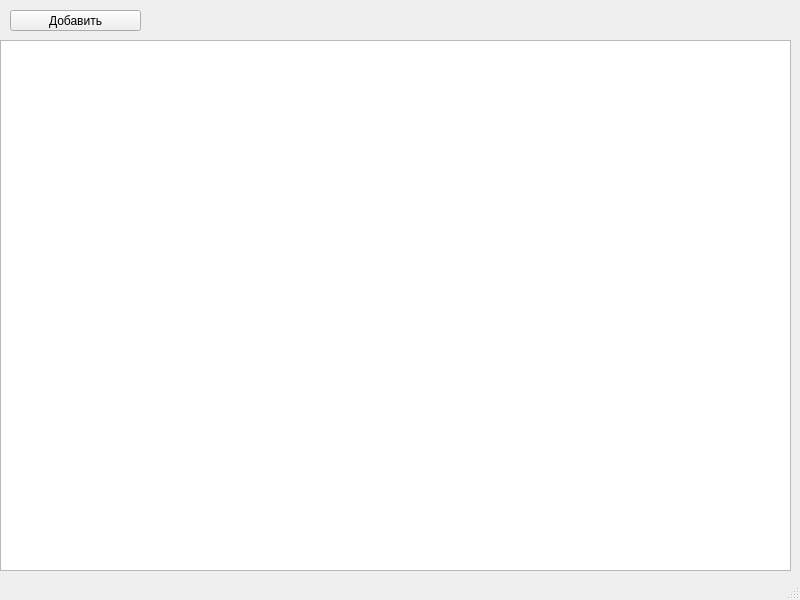
<?xml version="1.0" encoding="UTF-8"?>
<ui version="4.0">
 <class>MainWindow</class>
 <widget class="QMainWindow" name="MainWindow">
  <property name="geometry">
   <rect>
    <x>0</x>
    <y>0</y>
    <width>800</width>
    <height>600</height>
   </rect>
  </property>
  <property name="windowTitle">
   <string>MainWindow</string>
  </property>
  <widget class="QWidget" name="centralwidget">
   <widget class="QPushButton" name="pushButton">
    <property name="geometry">
     <rect>
      <x>10</x>
      <y>10</y>
      <width>131</width>
      <height>21</height>
     </rect>
    </property>
    <property name="text">
     <string>Добавить</string>
    </property>
   </widget>
   <widget class="QTableWidget" name="tableWidget">
    <property name="geometry">
     <rect>
      <x>0</x>
      <y>40</y>
      <width>791</width>
      <height>531</height>
     </rect>
    </property>
   </widget>
  </widget>
  <widget class="QStatusBar" name="statusbar"/>
 </widget>
 <resources/>
 <connections/>
</ui>
